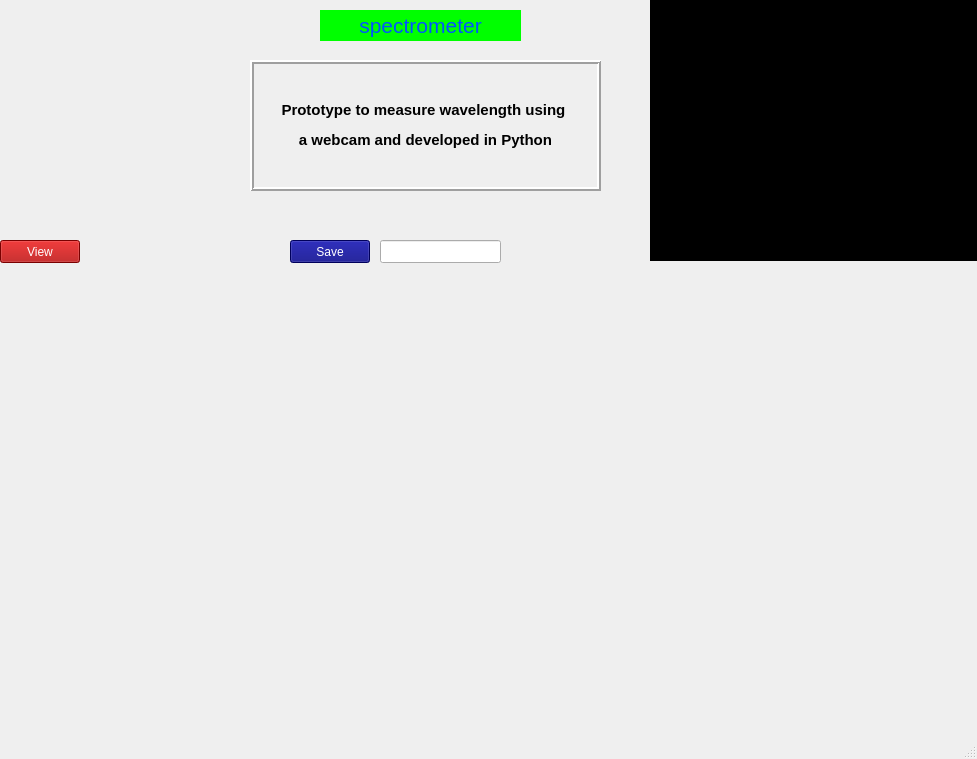
<?xml version="1.0" encoding="UTF-8"?>
<ui version="4.0">
 <class>MainWindow</class>
 <widget class="QMainWindow" name="MainWindow">
  <property name="geometry">
   <rect>
    <x>0</x>
    <y>0</y>
    <width>977</width>
    <height>759</height>
   </rect>
  </property>
  <property name="windowTitle">
   <string>MainWindow</string>
  </property>
  <widget class="QWidget" name="centralwidget">
   <widget class="QLabel" name="image1">
    <property name="geometry">
     <rect>
      <x>-40</x>
      <y>0</y>
      <width>281</width>
      <height>221</height>
     </rect>
    </property>
    <property name="font">
     <font>
      <weight>75</weight>
      <bold>true</bold>
     </font>
    </property>
    <property name="text">
     <string/>
    </property>
    <property name="alignment">
     <set>Qt::AlignCenter</set>
    </property>
   </widget>
   <widget class="QLineEdit" name="labelrute">
    <property name="geometry">
     <rect>
      <x>380</x>
      <y>240</y>
      <width>121</width>
      <height>23</height>
     </rect>
    </property>
    <property name="alignment">
     <set>Qt::AlignCenter</set>
    </property>
   </widget>
   <widget class="QPushButton" name="savebutton">
    <property name="geometry">
     <rect>
      <x>290</x>
      <y>240</y>
      <width>80</width>
      <height>23</height>
     </rect>
    </property>
    <property name="styleSheet">
     <string notr="true">background-color: rgb(0, 0, 127);
color: rgb(255, 255, 255);</string>
    </property>
    <property name="text">
     <string>Save</string>
    </property>
   </widget>
   <widget class="QPushButton" name="control_bt">
    <property name="geometry">
     <rect>
      <x>0</x>
      <y>240</y>
      <width>80</width>
      <height>23</height>
     </rect>
    </property>
    <property name="styleSheet">
     <string notr="true">background-color: rgb(170, 0, 0);
color: rgb(255, 255, 255);</string>
    </property>
    <property name="text">
     <string>View</string>
    </property>
   </widget>
   <widget class="QLabel" name="video_label">
    <property name="geometry">
     <rect>
      <x>650</x>
      <y>0</y>
      <width>331</width>
      <height>261</height>
     </rect>
    </property>
    <property name="styleSheet">
     <string notr="true">background-color: rgb(0, 0, 0);</string>
    </property>
    <property name="text">
     <string/>
    </property>
    <property name="alignment">
     <set>Qt::AlignCenter</set>
    </property>
   </widget>
   <widget class="QWidget" name="verticalLayoutWidget">
    <property name="geometry">
     <rect>
      <x>0</x>
      <y>270</y>
      <width>981</width>
      <height>491</height>
     </rect>
    </property>
    <layout class="QVBoxLayout" name="layout"/>
   </widget>
   <widget class="QLabel" name="label">
    <property name="geometry">
     <rect>
      <x>320</x>
      <y>10</y>
      <width>201</width>
      <height>31</height>
     </rect>
    </property>
    <property name="font">
     <font>
      <pointsize>16</pointsize>
     </font>
    </property>
    <property name="styleSheet">
     <string notr="true">background-color: rgb(0, 255, 0);
color: rgb(255, 255, 255);
color: rgb(0, 85, 255);</string>
    </property>
    <property name="text">
     <string>spectrometer</string>
    </property>
    <property name="alignment">
     <set>Qt::AlignCenter</set>
    </property>
   </widget>
   <widget class="QLabel" name="label_2">
    <property name="geometry">
     <rect>
      <x>250</x>
      <y>60</y>
      <width>351</width>
      <height>131</height>
     </rect>
    </property>
    <property name="font">
     <font>
      <pointsize>11</pointsize>
      <weight>75</weight>
      <bold>true</bold>
     </font>
    </property>
    <property name="frameShape">
     <enum>QFrame::Box</enum>
    </property>
    <property name="frameShadow">
     <enum>QFrame::Raised</enum>
    </property>
    <property name="lineWidth">
     <number>2</number>
    </property>
    <property name="text">
     <string>&lt;html&gt;&lt;head/&gt;&lt;body&gt;&lt;p&gt;Prototype to measure wavelength using &lt;/p&gt;&lt;p&gt;a webcam and developed in Python&lt;/p&gt;&lt;/body&gt;&lt;/html&gt;</string>
    </property>
    <property name="alignment">
     <set>Qt::AlignCenter</set>
    </property>
   </widget>
  </widget>
  <widget class="QStatusBar" name="statusbar"/>
 </widget>
 <resources/>
 <connections/>
</ui>
